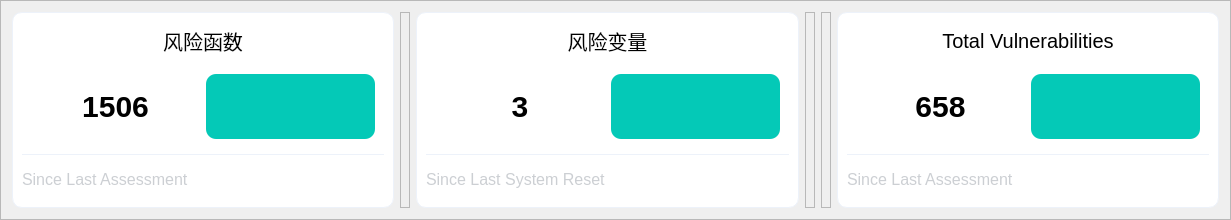
    <widget class="QFrame" name="frame_CentralTop">
     <property name="geometry">
      <rect>
       <x>0</x>
       <y>50</y>
       <width>1231</width>
       <height>220</height>
      </rect>
     </property>
     <property name="minimumSize">
      <size>
       <width>0</width>
       <height>220</height>
      </size>
     </property>
     <property name="maximumSize">
      <size>
       <width>16777215</width>
       <height>220</height>
      </size>
     </property>
     <property name="frameShape">
      <enum>QFrame::StyledPanel</enum>
     </property>
     <property name="frameShadow">
      <enum>QFrame::Raised</enum>
     </property>
     <layout class="QHBoxLayout" name="horizontalLayout_4">
      <item>
       <widget class="QFrame" name="frame_DashHostDiscovered_2">
        <property name="layoutDirection">
         <enum>Qt::LeftToRight</enum>
        </property>
        <property name="styleSheet">
         <string notr="true">QFrame{
border:1px solid #edf2fa;
background-color:#fff;
border-radius:10px;
text-align:center;
}</string>
        </property>
        <property name="frameShape">
         <enum>QFrame::StyledPanel</enum>
        </property>
        <property name="frameShadow">
         <enum>QFrame::Raised</enum>
        </property>
        <layout class="QVBoxLayout" name="verticalLayout_23">
         <item>
          <widget class="QLabel" name="label_DashHostDiscovered_2">
           <property name="styleSheet">
            <string notr="true">QLabel{

	font-size:20px;
	border:0px;

}</string>
           </property>
           <property name="text">
            <string>风险函数</string>
           </property>
           <property name="alignment">
            <set>Qt::AlignCenter</set>
           </property>
          </widget>
         </item>
         <item>
          <widget class="QFrame" name="frame_12">
           <property name="styleSheet">
            <string notr="true">QFrame{border:0px;}</string>
           </property>
           <property name="frameShape">
            <enum>QFrame::StyledPanel</enum>
           </property>
           <property name="frameShadow">
            <enum>QFrame::Raised</enum>
           </property>
           <layout class="QHBoxLayout" name="horizontalLayout_20">
            <item>
             <widget class="QLabel" name="label_CountDashHostDiscovered_2">
              <property name="styleSheet">
               <string notr="true">QLabel{

	font-size:30px;
	border:0px;
	font-weight: bold;

}</string>
              </property>
              <property name="text">
               <string>1506</string>
              </property>
              <property name="alignment">
               <set>Qt::AlignCenter</set>
              </property>
             </widget>
            </item>
            <item>
             <widget class="QPushButton" name="pushButton_DashHostDiscovered_2">
              <property name="minimumSize">
               <size>
                <width>0</width>
                <height>65</height>
               </size>
              </property>
              <property name="layoutDirection">
               <enum>Qt::LeftToRight</enum>
              </property>
              <property name="styleSheet">
               <string notr="true">QPushButton{
background-color:#04c9b7;
border:0px;
border-radius:10px;
}</string>
              </property>
              <property name="text">
               <string/>
              </property>
              <property name="icon">
               <iconset resource="../../Python_PySide2_DashInfosecGreen-main/Python_PySide2_DashInfosecGreen-main/assets/files.qrc">
                <normaloff>:/icons/star-1.png</normaloff>:/icons/star-1.png</iconset>
              </property>
              <property name="iconSize">
               <size>
                <width>55</width>
                <height>55</height>
               </size>
              </property>
             </widget>
            </item>
           </layout>
          </widget>
         </item>
         <item>
          <widget class="QFrame" name="frame_Line_2">
           <property name="maximumSize">
            <size>
             <width>16777215</width>
             <height>1</height>
            </size>
           </property>
           <property name="styleSheet">
            <string notr="true">QFrame{
border:0px;
background-color:#edf2fa;
border-radius:0px;
}</string>
           </property>
           <property name="frameShape">
            <enum>QFrame::StyledPanel</enum>
           </property>
           <property name="frameShadow">
            <enum>QFrame::Raised</enum>
           </property>
          </widget>
         </item>
         <item>
          <widget class="QLabel" name="label_DescDashHostDiscovered_2">
           <property name="styleSheet">
            <string notr="true">QLabel{

	font-size:16px;
	border:0px;
color:rgb(204, 207, 211);

}</string>
           </property>
           <property name="text">
            <string>Since Last Assessment</string>
           </property>
          </widget>
         </item>
        </layout>
       </widget>
      </item>
      <item>
       <widget class="QFrame" name="frame_CentralSpace1_2">
        <property name="maximumSize">
         <size>
          <width>10</width>
          <height>16777215</height>
         </size>
        </property>
        <property name="frameShape">
         <enum>QFrame::StyledPanel</enum>
        </property>
        <property name="frameShadow">
         <enum>QFrame::Raised</enum>
        </property>
       </widget>
      </item>
      <item>
       <widget class="QFrame" name="frame_DashScanExecuted_2">
        <property name="styleSheet">
         <string notr="true">QFrame{
border:1px solid #edf2fa;
background-color:#fff;
border-radius:10px;
}</string>
        </property>
        <property name="frameShape">
         <enum>QFrame::StyledPanel</enum>
        </property>
        <property name="frameShadow">
         <enum>QFrame::Raised</enum>
        </property>
        <layout class="QVBoxLayout" name="verticalLayout_24">
         <item>
          <widget class="QLabel" name="label_DashScanExecuted_2">
           <property name="styleSheet">
            <string notr="true">QLabel{

	font-size:20px;
	border:0px;

}</string>
           </property>
           <property name="text">
            <string>风险变量</string>
           </property>
           <property name="alignment">
            <set>Qt::AlignCenter</set>
           </property>
          </widget>
         </item>
         <item>
          <widget class="QFrame" name="frame_13">
           <property name="styleSheet">
            <string notr="true">QFrame{border:0px;}</string>
           </property>
           <property name="frameShape">
            <enum>QFrame::StyledPanel</enum>
           </property>
           <property name="frameShadow">
            <enum>QFrame::Raised</enum>
           </property>
           <layout class="QHBoxLayout" name="horizontalLayout_21">
            <item>
             <widget class="QLabel" name="label_CountDashScanExecuted_2">
              <property name="styleSheet">
               <string notr="true">QLabel{

	font-size:30px;
	border:0px;
	font-weight: bold;

}</string>
              </property>
              <property name="text">
               <string>3</string>
              </property>
              <property name="alignment">
               <set>Qt::AlignCenter</set>
              </property>
             </widget>
            </item>
            <item>
             <widget class="QPushButton" name="pushButton_DashScanExecuted_2">
              <property name="minimumSize">
               <size>
                <width>0</width>
                <height>65</height>
               </size>
              </property>
              <property name="styleSheet">
               <string notr="true">QPushButton{
background-color:#04c9b7;
border:0px;
border-radius:10px;
}</string>
              </property>
              <property name="text">
               <string/>
              </property>
              <property name="icon">
               <iconset resource="../../Python_PySide2_DashInfosecGreen-main/Python_PySide2_DashInfosecGreen-main/assets/files.qrc">
                <normaloff>:/icons/search-1.png</normaloff>:/icons/search-1.png</iconset>
              </property>
              <property name="iconSize">
               <size>
                <width>55</width>
                <height>55</height>
               </size>
              </property>
             </widget>
            </item>
           </layout>
          </widget>
         </item>
         <item>
          <widget class="QFrame" name="frame_Line_4">
           <property name="maximumSize">
            <size>
             <width>16777215</width>
             <height>1</height>
            </size>
           </property>
           <property name="styleSheet">
            <string notr="true">QFrame{
border:0px;
background-color:#edf2fa;
border-radius:0px;
}</string>
           </property>
           <property name="frameShape">
            <enum>QFrame::StyledPanel</enum>
           </property>
           <property name="frameShadow">
            <enum>QFrame::Raised</enum>
           </property>
          </widget>
         </item>
         <item>
          <widget class="QLabel" name="label_DescDashScanExecuted_2">
           <property name="styleSheet">
            <string notr="true">QLabel{

	font-size:16px;
	border:0px;
color:rgb(204, 207, 211);

}</string>
           </property>
           <property name="text">
            <string>Since Last System Reset</string>
           </property>
          </widget>
         </item>
        </layout>
       </widget>
      </item>
      <item>
       <widget class="QFrame" name="frame_CentralSpace2_2">
        <property name="maximumSize">
         <size>
          <width>10</width>
          <height>16777215</height>
         </size>
        </property>
        <property name="frameShape">
         <enum>QFrame::StyledPanel</enum>
        </property>
        <property name="frameShadow">
         <enum>QFrame::Raised</enum>
        </property>
       </widget>
      </item>
      <item>
       <widget class="QFrame" name="frame_CentralSpace3_2">
        <property name="maximumSize">
         <size>
          <width>10</width>
          <height>16777215</height>
         </size>
        </property>
        <property name="frameShape">
         <enum>QFrame::StyledPanel</enum>
        </property>
        <property name="frameShadow">
         <enum>QFrame::Raised</enum>
        </property>
       </widget>
      </item>
      <item>
       <widget class="QFrame" name="frame_DashTotalVuln_2">
        <property name="styleSheet">
         <string notr="true">QFrame{
border:1px solid #edf2fa;
background-color:#fff;
border-radius:10px;
}</string>
        </property>
        <property name="frameShape">
         <enum>QFrame::StyledPanel</enum>
        </property>
        <property name="frameShadow">
         <enum>QFrame::Raised</enum>
        </property>
        <layout class="QVBoxLayout" name="verticalLayout_26">
         <item>
          <widget class="QLabel" name="label_DashHostDiscovered_9">
           <property name="styleSheet">
            <string notr="true">QLabel{

	font-size:20px;
	border:0px;

}</string>
           </property>
           <property name="text">
            <string>Total Vulnerabilities</string>
           </property>
           <property name="alignment">
            <set>Qt::AlignCenter</set>
           </property>
          </widget>
         </item>
         <item>
          <widget class="QFrame" name="frame_15">
           <property name="styleSheet">
            <string notr="true">QFrame{border:0px;}</string>
           </property>
           <property name="frameShape">
            <enum>QFrame::StyledPanel</enum>
           </property>
           <property name="frameShadow">
            <enum>QFrame::Raised</enum>
           </property>
           <layout class="QHBoxLayout" name="horizontalLayout_23">
            <item>
             <widget class="QLabel" name="label_CountDashTotalVuln_2">
              <property name="styleSheet">
               <string notr="true">QLabel{

	font-size:30px;
	border:0px;
	font-weight: bold;

}</string>
              </property>
              <property name="text">
               <string>658</string>
              </property>
              <property name="alignment">
               <set>Qt::AlignCenter</set>
              </property>
             </widget>
            </item>
            <item>
             <widget class="QPushButton" name="pushButton_DashTotalVuln_2">
              <property name="minimumSize">
               <size>
                <width>0</width>
                <height>65</height>
               </size>
              </property>
              <property name="styleSheet">
               <string notr="true">QPushButton{
background-color:#04c9b7;
border:0px;
border-radius:10px;
}</string>
              </property>
              <property name="text">
               <string/>
              </property>
              <property name="icon">
               <iconset resource="../../Python_PySide2_DashInfosecGreen-main/Python_PySide2_DashInfosecGreen-main/assets/files.qrc">
                <normaloff>:/icons/unlocked.png</normaloff>:/icons/unlocked.png</iconset>
              </property>
              <property name="iconSize">
               <size>
                <width>55</width>
                <height>55</height>
               </size>
              </property>
             </widget>
            </item>
           </layout>
          </widget>
         </item>
         <item>
          <widget class="QFrame" name="frame_Line_9">
           <property name="maximumSize">
            <size>
             <width>16777215</width>
             <height>1</height>
            </size>
           </property>
           <property name="styleSheet">
            <string notr="true">QFrame{
border:0px;
background-color:#edf2fa;
border-radius:0px;
}</string>
           </property>
           <property name="frameShape">
            <enum>QFrame::StyledPanel</enum>
           </property>
           <property name="frameShadow">
            <enum>QFrame::Raised</enum>
           </property>
          </widget>
         </item>
         <item>
          <widget class="QLabel" name="label_DescDashTotalVuln_2">
           <property name="styleSheet">
            <string notr="true">QLabel{

	font-size:16px;
	border:0px;
color:rgb(204, 207, 211);

}</string>
           </property>
           <property name="text">
            <string>Since Last Assessment</string>
           </property>
          </widget>
         </item>
        </layout>
       </widget>
      </item>
     </layout>
    </widget>
